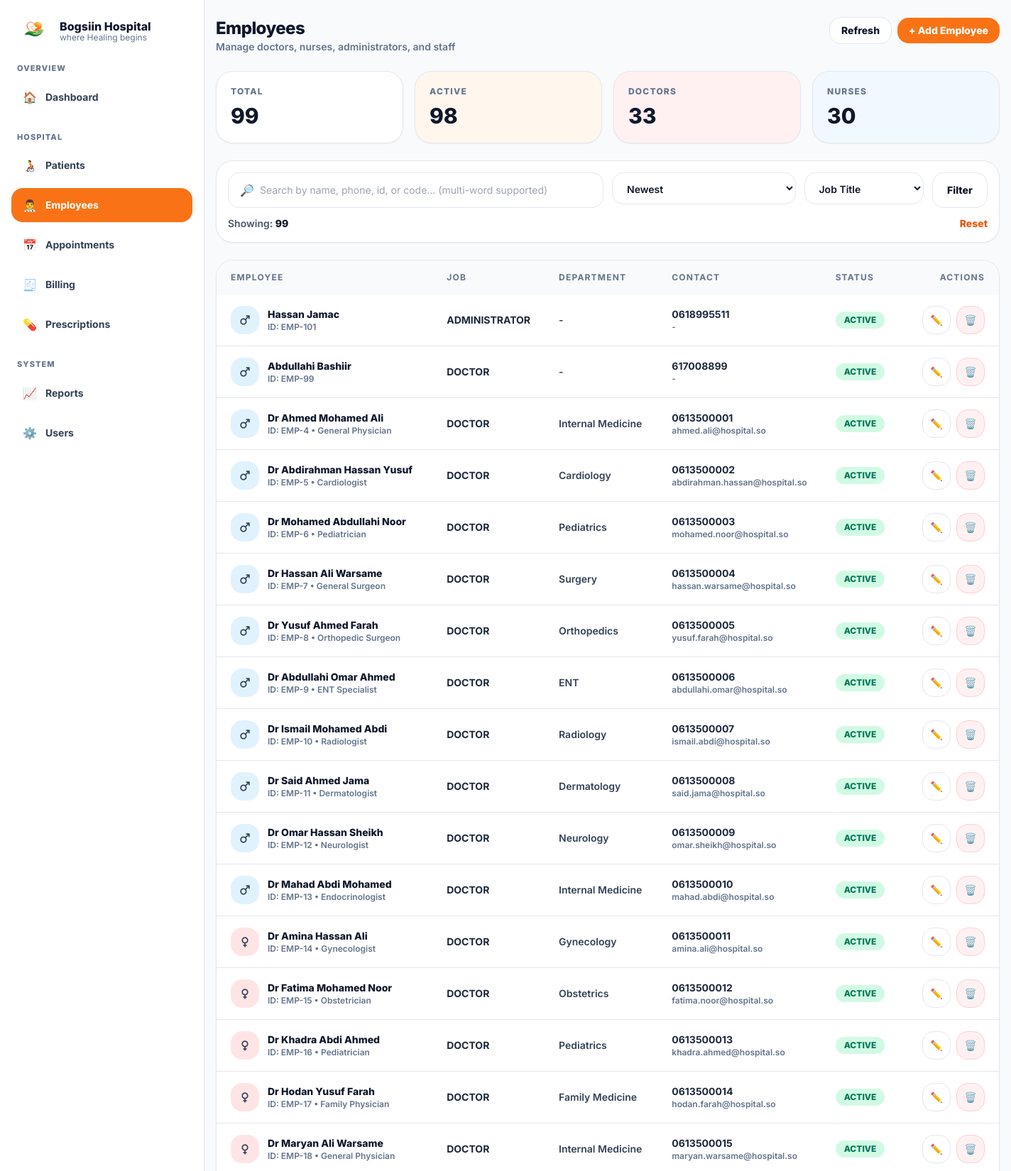
Screenshot of /employees/view.php (signed in, upper part) with the database file from the repository.
### tables this page shows
CREATE TABLE `employees` (
  `id` int(11) NOT NULL,
  `user_id` int(11) DEFAULT NULL,
  `emp_code` varchar(30) DEFAULT NULL,
  `full_name` varchar(120) NOT NULL,
  `gender` enum('Male','Female') DEFAULT NULL,
  `phone` varchar(30) DEFAULT NULL,
  `email` varchar(160) DEFAULT NULL,
  `job_title` enum('DOCTOR','NURSE','ADMINISTRATOR','LAB','PHARMACIST','RECEPTIONIST') NOT NULL,
  `department` varchar(120) DEFAULT NULL,
  `specialization` varchar(120) DEFAULT NULL,
  `hire_date` date DEFAULT current_timestamp(),
  `status` enum('ACTIVE','INACTIVE') NOT NULL DEFAULT 'ACTIVE',
  `created_at` timestamp NOT NULL DEFAULT current_timestamp()
);

### employees/view.php (the view, shortened to what this page needs)
<?php
require_once __DIR__ . "/../includes/db.php";
function h($s){ return htmlspecialchars((string)$s, ENT_QUOTES, 'UTF-8'); }
$q = trim($_GET["q"] ?? "");
$sort = trim($_GET["sort"] ?? "");
$where = [];
$params = [];
$whereSql = $where ? ("WHERE " . implode(" AND ", $where)) : "";
$totalEmployees = (int)$pdo->query("SELECT COUNT(*) FROM employees")->fetchColumn();
$activeEmployees = (int)$pdo->query("SELECT COUNT(*) FROM employees WHERE status='ACTIVE'")->fetchColumn();
$totalDoctors = (int)$pdo->query("SELECT COUNT(*) FROM employees WHERE job_title='DOCTOR'")->fetchColumn();
$totalNurses = (int)$pdo->query("SELECT COUNT(*) FROM employees WHERE job_title='NURSE'")->fetchColumn();
$rows = [];
$sort = strtolower(trim($sort));
switch ($sort) {
  case 'newest':
  default:
    $orderSql = 'ORDER BY created_at DESC';
    break;
}
try {
  $sql = "SELECT * FROM employees $whereSql $orderSql LIMIT 300";
  $stmt = $pdo->prepare($sql);
  $stmt->execute($params);
  $rows = $stmt->fetchAll() ?: [];
} catch (Throwable $e) {
  $rows = [];
  flash_set("error", "Filter error: " . $e->getMessage());
}
include_once __DIR__ . "/../includes/header.php";
?>
 <div class="min-h-screen bg-slate-50 md:pl-72">
<div class="md:flex min-h-screen">
  <?php include __DIR__ . "/../includes/sidebar.php"; ?>
  <div class="flex-1">
    <div class="mx-auto max-w-6xl px-4 py-6">
      <div class="flex flex-col gap-4 md:flex-row md:items-start md:justify-between">
        <div>
          <div class="text-2xl font-extrabold tracking-tight">Employees</div>
          <div class="text-sm font-semibold text-slate-500">Manage doctors, nurses, administrators, and staff</div>
        </div>
        <div class="flex items-center gap-2">
          <a href="/hospital/employees/view.php"
             class="rounded-2xl border bg-white px-4 py-2 text-sm font-extrabold hover:bg-slate-50">
            Refresh
          </a>
          <button id="openAddModal"
                  class="rounded-2xl bg-orange-500 px-4 py-2 text-sm font-extrabold text-white hover:bg-orange-600">
            + Add Employee
          </button>
        </div>
      </div>
      <section class="mt-6 grid gap-4 md:grid-cols-4">
        <div class="rounded-3xl border bg-white p-5 shadow-sm">
          <div class="text-xs font-extrabold tracking-widest text-slate-500">TOTAL</div>
          <div class="mt-2 text-3xl font-extrabold"><?php echo $totalEmployees; ?></div>
        </div>
        <div class="rounded-3xl border bg-orange-50 p-5 shadow-sm">
          <div class="text-xs font-extrabold tracking-widest text-slate-500">ACTIVE</div>
          <div class="mt-2 text-3xl font-extrabold"><?php echo $activeEmployees; ?></div>
        </div>
        <div class="rounded-3xl border bg-rose-50 p-5 shadow-sm">
          <div class="text-xs font-extrabold tracking-widest text-slate-500">DOCTORS</div>
          <div class="mt-2 text-3xl font-extrabold"><?php echo $totalDoctors; ?></div>
        </div>
        <div class="rounded-3xl border bg-sky-50 p-5 shadow-sm">
          <div class="text-xs font-extrabold tracking-widest text-slate-500">NURSES</div>
          <div class="mt-2 text-3xl font-extrabold"><?php echo $totalNurses; ?></div>
        </div>
      </section>
      <section class="mt-6 rounded-3xl border bg-white p-4 shadow-sm">
        <form class="grid gap-3 lg:grid-cols-12" method="GET">
          <div class="lg:col-span-6">
            <div class="flex items-center gap-2 rounded-2xl border bg-white px-4 py-3">
              <span class="text-slate-400">🔎</span>
              <input name="q" value="<?php echo h($q); ?>"
                     class="w-full bg-transparent text-sm outline-none"
                     placeholder="Search by name, phone, id, or code… (multi-word supported)" />
            </div>
          </div>
          <div class="lg:col-span-3">
            <select name="sort" class="w-full rounded-2xl border bg-white px-4 py-3 text-sm font-semibold outline-none">
              <option value="newest" <?php echo ($sort==="newest" || $sort==="")?"selected":""; ?>>Newest</option>
            </select>
          </div>
          <div class="lg:col-span-2">
            <select name="job" class="w-full rounded-2xl border bg-white px-4 py-3 text-sm font-semibold outline-none">
              <option value="">Job Title</option>
            </select>
          </div>
          <div class="lg:col-span-1 flex gap-2">
            <button class="w-full rounded-2xl border bg-white px-4 py-3 text-sm font-extrabold hover:bg-slate-50" type="submit">
              Filter
            </button>
          </div>
        </form>
        <div class="mt-3 flex items-center justify-between text-sm">
          <div class="font-semibold text-slate-600">Showing: <span class="font-extrabold text-slate-900"><?php echo count($rows); ?></span></div>
          <a href="/hospital/employees/view.php" class="font-extrabold text-orange-600 hover:text-orange-700">Reset</a>
        </div>
      </section>
      <section class="mt-6 rounded-3xl border bg-white shadow-sm overflow-hidden">
        <div class="overflow-x-auto">
          <table class="w-full text-left text-sm">
            <thead class="bg-slate-50 text-xs font-extrabold tracking-widest text-slate-500">
              <tr>
                <th class="px-5 py-4">EMPLOYEE</th>
                <th class="px-5 py-4">JOB</th>
                <th class="px-5 py-4">DEPARTMENT</th>
                <th class="px-5 py-4">CONTACT</th>
                <th class="px-5 py-4">STATUS</th>
                <th class="px-5 py-4 text-right">ACTIONS</th>
              </tr>
            </thead>
            <tbody class="divide-y">
              <?php if (!$rows): ?>
                <tr>
                  <td colspan="6" class="px-5 py-10 text-center text-slate-500 font-semibold">
                    No employees found.
                  </td>
                </tr>
              <?php else: ?>
                <?php foreach ($rows as $r): ?>
                  <?php
                    $badge = ($r["status"] === "ACTIVE")
                      ? "bg-emerald-100 text-emerald-700"
                      : "bg-slate-100 text-slate-700";
                  ?>
                  <tr class="hover:bg-slate-50/60">
                    <td class="px-5 py-4">
                      <div class="flex items-center gap-3">
                        <?php
                          $icon_name = 'person';
                          $bg = 'bg-orange-100';
                          $g = strtolower(trim((string)($r['gender'] ?? '')));
                          if ($g === 'female' || $g === 'f') { $icon_name = 'female'; $bg = 'bg-rose-100'; }
                          else if ($g === 'male' || $g === 'm') { $icon_name = 'male'; $bg = 'bg-sky-100'; }
                        ?>
                        <div class="h-10 w-10 rounded-2xl <?php echo $bg; ?> flex items-center justify-center">
                          <span class="material-icons text-slate-700 text-xl" aria-hidden="true"><?php echo $icon_name; ?></span>
                        </div>
                        <div class="min-w-0">
                          <div class="font-extrabold text-slate-900 truncate"><?php echo h($r["full_name"]); ?></div>
                          <div class="text-xs font-semibold text-slate-500">
                            <?php echo $r["emp_code"] ? "ID: ".h($r["emp_code"]) : "ID: EMP-".h($r["id"]); ?>
                            <?php if (!empty($r["specialization"])): ?>
                              • <?php echo h($r["specialization"]); ?>
                            <?php endif; ?>
                          </div>
                        </div>
                      </div>
                    </td>
                    <td class="px-5 py-4 font-bold text-slate-800"><?php echo h($r["job_title"]); ?></td>
                    <td class="px-5 py-4 font-semibold text-slate-700"><?php echo h($r["department"] ?? "-"); ?></td>
                    <td class="px-5 py-4">
                      <div class="text-sm font-bold text-slate-800"><?php echo h($r["phone"] ?? "-"); ?></div>
                      <div class="text-xs font-semibold text-slate-500"><?php echo h($r["email"] ?? "-"); ?></div>
                    </td>
                    <td class="px-5 py-4">
                      <span class="inline-flex rounded-full px-3 py-1 text-xs font-extrabold <?php echo $badge; ?>">
                        <?php echo h($r["status"]); ?>
                      </span>
                    </td>
                    <td class="px-5 py-4">
                      <div class="flex justify-end gap-2">
                        <button
                          type="button"
                          class="grid h-10 w-10 place-items-center rounded-2xl border bg-white hover:bg-slate-50"
                          title="Edit"
                        data-edit="<?= base64_encode(json_encode($r)) ?>"
                          onclick="openEdit(this)"
                        >✏️</button>
                        <form method="POST" onsubmit="return confirm('Delete this employee?');">
                          <button
                            type="submit"
                            class="grid h-10 w-10 place-items-center rounded-2xl border border-rose-200 bg-rose-50 hover:bg-rose-100"
                            title="Delete"
                          >🗑️</button>
                        </form>
                      </div>
                    </td>
                  </tr>
                <?php endforeach; ?>
              <?php endif; ?>
            </tbody>
          </table>
        </div>
      </section>
    </div>
  </div>
</div>

### includes/header.php (style rules this page uses)
body { font-family: Inter, system-ui, -apple-system, Segoe UI, Roboto, Arial, sans-serif; }

### rows the page displays
employees: full_name "Hassan Jamac", id "101", job_title "ADMINISTRATOR", department "-", phone "0618995511", email "-", status "ACTIVE"
employees: full_name "Abdullahi Bashiir", id "99", job_title "DOCTOR", department "-", phone "617008899", email "-", status "ACTIVE"
employees: full_name "Dr Ahmed Mohamed Ali", id "4", specialization "General Physician", job_title "DOCTOR", department "Internal Medicine", phone "0613500001", email "ahmed.ali@hospital.so", status "ACTIVE"
employees: full_name "Dr Abdirahman Hassan Yusuf", id "5", specialization "Cardiologist", job_title "DOCTOR", department "Cardiology", phone "0613500002", email "abdirahman.hassan@hospital.so", status "ACTIVE"
employees: full_name "Dr Mohamed Abdullahi Noor", id "6", specialization "Pediatrician", job_title "DOCTOR", department "Pediatrics", phone "0613500003", email "mohamed.noor@hospital.so", status "ACTIVE"
employees: full_name "Dr Hassan Ali Warsame", id "7", specialization "General Surgeon", job_title "DOCTOR", department "Surgery", phone "0613500004", email "hassan.warsame@hospital.so", status "ACTIVE"
employees: full_name "Dr Yusuf Ahmed Farah", id "8", specialization "Orthopedic Surgeon", job_title "DOCTOR", department "Orthopedics", phone "0613500005", email "yusuf.farah@hospital.so", status "ACTIVE"
employees: full_name "Dr Abdullahi Omar Ahmed", id "9", specialization "ENT Specialist", job_title "DOCTOR", department "ENT", phone "0613500006", email "abdullahi.omar@hospital.so", status "ACTIVE"
employees: full_name "Dr Ismail Mohamed Abdi", id "10", specialization "Radiologist", job_title "DOCTOR", department "Radiology", phone "0613500007", email "ismail.abdi@hospital.so", status "ACTIVE"
employees: full_name "Dr Said Ahmed Jama", id "11", specialization "Dermatologist", job_title "DOCTOR", department "Dermatology", phone "0613500008", email "said.jama@hospital.so", status "ACTIVE"
employees: full_name "Dr Omar Hassan Sheikh", id "12", specialization "Neurologist", job_title "DOCTOR", department "Neurology", phone "0613500009", email "omar.sheikh@hospital.so", status "ACTIVE"
employees: full_name "Dr Mahad Abdi Mohamed", id "13", specialization "Endocrinologist", job_title "DOCTOR", department "Internal Medicine", phone "0613500010", email "mahad.abdi@hospital.so", status "ACTIVE"
employees: full_name "Dr Amina Hassan Ali", id "14", specialization "Gynecologist", job_title "DOCTOR", department "Gynecology", phone "0613500011", email "amina.ali@hospital.so", status "ACTIVE"
employees: full_name "Dr Fatima Mohamed Noor", id "15", specialization "Obstetrician", job_title "DOCTOR", department "Obstetrics", phone "0613500012", email "fatima.noor@hospital.so", status "ACTIVE"
employees: full_name "Dr Khadra Abdi Ahmed", id "16", specialization "Pediatrician", job_title "DOCTOR", department "Pediatrics", phone "0613500013", email "khadra.ahmed@hospital.so", status "ACTIVE"
employees: full_name "Dr Hodan Yusuf Farah", id "17", specialization "Family Physician", job_title "DOCTOR", department "Family Medicine", phone "0613500014", email "hodan.farah@hospital.so", status "ACTIVE"
employees: full_name "Dr Maryan Ali Warsame", id "18", specialization "General Physician", job_title "DOCTOR", department "Internal Medicine", phone "0613500015", email "maryan.warsame@hospital.so", status "ACTIVE"

### other values shown
$totalEmployees "99"
$activeEmployees "98"
$totalDoctors "33"
$totalNurses "30"
count($rows) "99"
